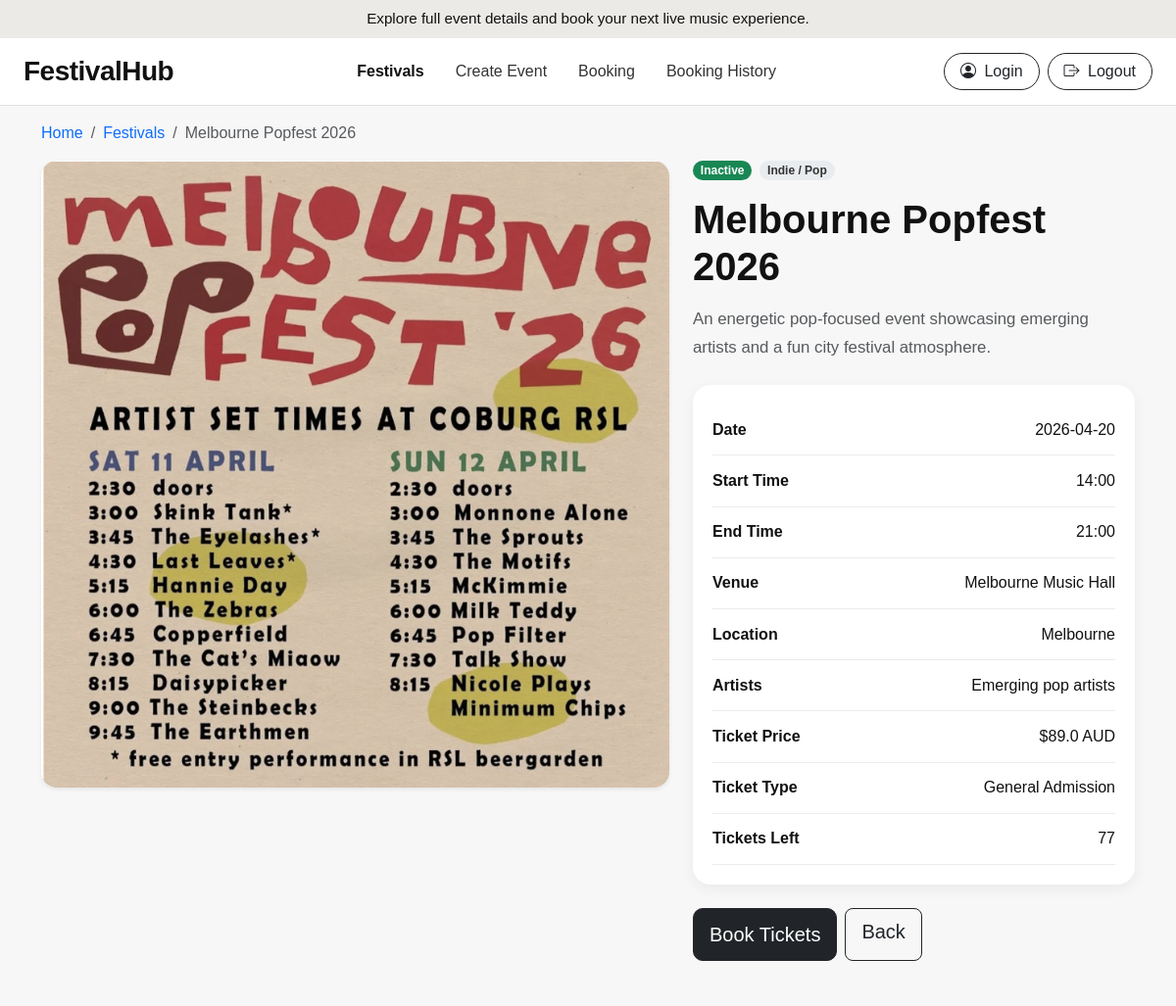
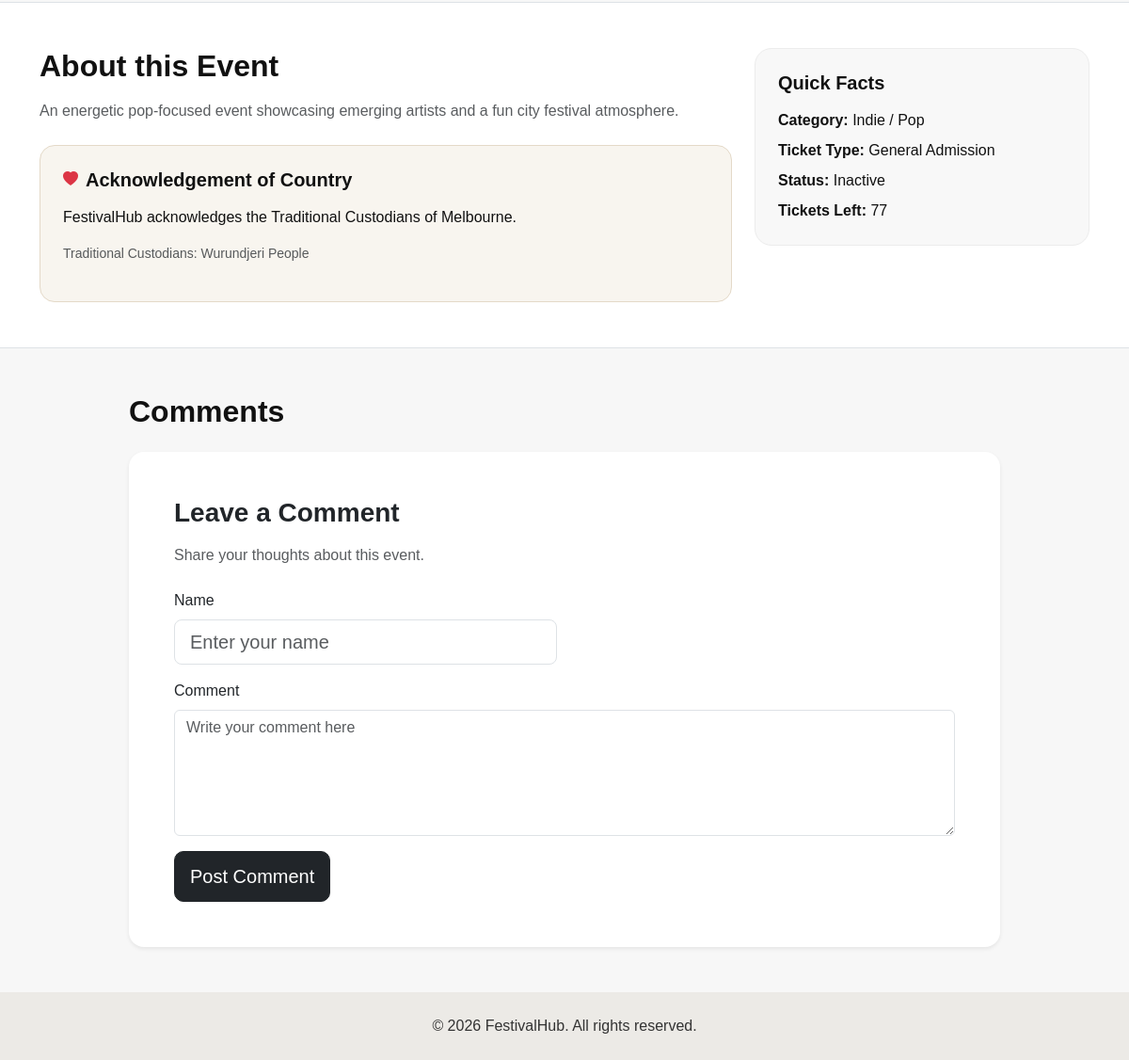
Screenshot of /details/3 with the database file from the repository (2 pictures, top to bottom).
### festivalhub/models.py (models this page shows, shortened)
class Event(db.Model):
    __tablename__ = 'events'
    id = db.Column(db.Integer, primary_key=True)
    creator_id = db.Column(
        db.Integer,
        db.ForeignKey('users.id'),
        nullable=True
    )
    name = db.Column(db.String(150), nullable=False)
    category = db.Column(db.String(80), nullable=False)
    date = db.Column(db.String(80), nullable=False)
    start_time = db.Column(db.String(50))
    end_time = db.Column(db.String(50))
    description = db.Column(db.Text, nullable=False)
    venue = db.Column(db.String(150), nullable=False)
    location = db.Column(db.String(150), nullable=False)
    artist_lineup = db.Column(db.Text)
    ticket_type = db.Column(db.String(80), default='General Admission')
    tickets_available = db.Column(db.Integer, default=0)
    price = db.Column(db.Float, default=0.0)
    status = db.Column(db.String(30), default='Open')
    image = db.Column(db.String(255))
    acknowledgement_type = db.Column(
        db.String(80),
        default='No Acknowledgement of Country'
    )
    traditional_custodians = db.Column(db.String(150))
    acknowledgement_statement = db.Column(db.Text)
    bookings = db.relationship(
        'Booking',
        backref='event',
        lazy=True,
        cascade='all, delete-orphan'
    )
    comments = db.relationship(
        'Comment',
        backref='event',
        lazy=True,
        cascade='all, delete-orphan'
    )

### festivalhub/views.py (the view, shortened to what this page needs)
@mainbp.route('/details', defaults={'event_id': None}, methods=['GET', 'POST'])
@mainbp.route('/details/<int:event_id>', methods=['GET', 'POST'])
def details(event_id):
    if event_id is None:
        event = Event.query.first()
    else:
        event = Event.query.get_or_404(event_id)
    comment_form = CommentForm()
    comments = Comment.query.filter_by(event_id=event.id).all()
    return render_template(
        'event-details.html',
        event=event,
        comment_form=comment_form,
        comments=comments,
        can_manage_event=user_can_manage_event(event)
    )

### festivalhub/forms.py
class CommentForm(FlaskForm):
    user_name = StringField(
        'Name',
        validators=[DataRequired(), Length(max=120)]
    )
    comment_text = TextAreaField(
        'Comment',
        validators=[DataRequired()]
    )
    submit = SubmitField('Post Comment')

### festivalhub/views.py (called while the page is built)
def user_can_manage_event(event):
    if not current_user.is_authenticated:
        return False
    if event.creator_id is None:
        return True
    return event.creator_id == current_user.id

### festivalhub/templates/event-details.html (shortened to what this page needs)
<!DOCTYPE html>
<html lang="en">
<head>
    <link href="https://cdn.jsdelivr.net/npm/bootstrap@5.3.3/dist/css/bootstrap.min.css" rel="stylesheet">
    <link rel="stylesheet" href="https://cdn.jsdelivr.net/npm/bootstrap-icons@1.11.3/font/bootstrap-icons.min.css">
    <link rel="stylesheet" href="{{ url_for('static', filename='style/style.css') }}">
</head>
<body>
    <div class="top-banner text-center py-2">
        Explore full event details and book your next live music experience.
    </div>
    <nav class="navbar navbar-expand-lg navbar-light bg-white border-bottom sticky-top">
        <div class="container-fluid px-4">
            <a class="navbar-brand fw-bold fs-3" href="/">FestivalHub</a>
            <div class="navbar-collapse">
                <ul class="navbar-nav mx-auto gap-lg-3">
                    <li class="nav-item"><a class="nav-link active" href="/">Festivals</a></li>
                    <li class="nav-item"><a class="nav-link" href="/create">Create Event</a></li>
                    <li class="nav-item"><a class="nav-link" href="/booking">Booking</a></li>
                    <li class="nav-item"><a class="nav-link" href="/bookings">Booking History</a></li>
                </ul>
                <a href="/login" class="btn btn-outline-dark rounded-pill px-3 me-2">
                    <i class="bi bi-person-circle me-1"></i> Login
                </a>
                <a href="/logout" class="btn btn-outline-dark rounded-pill px-3">
                    <i class="bi bi-box-arrow-right me-1"></i> Logout
                </a>
            </div>
        </div>
    </nav>
    <section class="container py-3">
        <nav aria-label="breadcrumb">
            <ol class="breadcrumb mb-0">
                <li class="breadcrumb-item">
                    <a href="/" class="text-decoration-none">Home</a>
                </li>
                <li class="breadcrumb-item">
                    <a href="/" class="text-decoration-none">Festivals</a>
                </li>
                <li class="breadcrumb-item active" aria-current="page">
                    {{ event.name }}
                </li>
            </ol>
        </nav>
    </section>
    <section class="container pb-5">
        <div class="row g-4">
            <div class="col-lg-7">
                {% if event.image %}
                <img src="{{ url_for('static', filename='img/' + event.image) }}" alt="{{ event.name }} Poster"
                    class="img-fluid rounded-4 shadow-sm event-detail-image">
                {% endif %}
            </div>
            <div class="col-lg-5">
                <div class="mb-3 d-flex gap-2 flex-wrap">
                    <span class="badge rounded-pill text-bg-success">
                        {{ event.status }}
                    </span>
                    <span class="badge rounded-pill category-badge">
                        {{ event.category }}
                    </span>
                </div>
                <h1 class="fw-bold mb-3">
                    {{ event.name }}
                </h1>
                <p class="event-lead text-muted mb-4">
                    {{ event.description }}
                </p>
                <div class="event-info-card mb-4">
                    <div class="event-info-row">
                        <span class="event-label">Date</span>
                        <span>{{ event.date }}</span>
                    </div>
                    <div class="event-info-row">
                        <span class="event-label">Start Time</span>
                        <span>{{ event.start_time }}</span>
                    </div>
                    <div class="event-info-row">
                        <span class="event-label">End Time</span>
                        <span>{{ event.end_time }}</span>
                    </div>
                    <div class="event-info-row">
                        <span class="event-label">Venue</span>
                        <span>{{ event.venue }}</span>
                    </div>
                    <div class="event-info-row">
                        <span class="event-label">Location</span>
                        <span>{{ event.location }}</span>
                    </div>
                    <div class="event-info-row">
                        <span class="event-label">Artists</span>
                        <span>{{ event.artist_lineup }}</span>
                    </div>
                    <div class="event-info-row">
                        <span class="event-label">Ticket Price</span>
                        <span>${{ event.price }} AUD</span>
                    </div>
                    <div class="event-info-row">
                        <span class="event-label">Ticket Type</span>
                        <span>{{ event.ticket_type }}</span>
                    </div>
                    <div class="event-info-row">
                        <span class="event-label">Tickets Left</span>
                        <span>{{ event.tickets_available }}</span>
                    </div>
                </div>
                <div class="d-grid gap-2 d-md-flex flex-wrap">
                    {% if event.status == 'Cancelled' %}
                    <button type="button" class="btn btn-secondary btn-lg" disabled>
                        Event Cancelled
                    </button>
                    {% elif current_user.is_authenticated %}
                    <a href="{{ url_for('main.booking', event_id=event.id) }}" class="btn btn-dark btn-lg">
                        Book Tickets
                    </a>
                    {% else %}
                    <button type="button" class="btn btn-dark btn-lg" data-bs-toggle="modal"
                        data-bs-target="#commentLoginModal">
                        Book Tickets
                    </button>
                    {% endif %}
                    <a href="/" class="btn btn-outline-dark btn-lg">
                        Back
                    </a>
                </div>
            </div>
        </div>
    </section>
    <section class="bg-white border-top border-bottom py-5">
        <div class="container">
            <div class="row g-4">
                <div class="col-lg-8">
                    <h2 class="fw-bold mb-3">
                        About this Event
                    </h2>
                    <p class="text-muted">
                        {{ event.description }}
                    </p>
                    <div class="acknowledgement-section mt-4 p-4 rounded-4">
                        <div class="d-flex align-items-center mb-3">
                            <i class="bi bi-heart-fill text-danger me-2"></i>
                            <h5 class="fw-bold mb-0">
                                Acknowledgement of Country
                            </h5>
                        </div>
                        <p class="mb-3">
                            {{ event.acknowledgement_statement }}
                        </p>
                        <p class="text-muted small mb-3">
                            Traditional Custodians: {{ event.traditional_custodians }}
                        </p>
                    </div>
                </div>
                <div class="col-lg-4">
                    <div class="quick-facts-card">
                        <h5 class="fw-bold mb-3">
                            Quick Facts
                        </h5>
                        <ul class="list-unstyled mb-0">
                            <li class="mb-2">
                                <strong>Category:</strong> {{ event.category }}
                            </li>
                            <li class="mb-2">
                                <strong>Ticket Type:</strong> {{ event.ticket_type }}
                            </li>
                            <li class="mb-2">
                                <strong>Status:</strong> {{ event.status }}
                            </li>
                            <li class="mb-0">
                                <strong>Tickets Left:</strong> {{ event.tickets_available }}
                            </li>
                        </ul>
                    </div>
                </div>
            </div>
        </div>
    </section>
    <section class="container py-5">
        <div class="row justify-content-center">
            <div class="col-xl-10">
                <h2 class="fw-bold mb-4">
                    Comments
                </h2>
                <div class="card border-0 shadow-sm rounded-4">
                    <div class="card-body p-4 p-md-5">
                        <h3 class="fw-bold mb-3">
                            Leave a Comment
                        </h3>
                        <p class="text-muted mb-4">
                            Share your thoughts about this event.
                        </p>
                        <form method="POST" id="commentForm">
                            <div class="row g-3">
                                <div class="col-md-6">
                                    <label class="form-label">Name</label>
                                    <input type="text" name="user_name" class="form-control form-control-lg"
                                        placeholder="Enter your name" required>
                                </div>
                                <div class="col-12">
                                    <label class="form-label">Comment</label>
                                    <textarea name="comment_text" class="form-control" rows="5"
                                        placeholder="Write your comment here" required></textarea>
                                </div>
                                <div class="col-12">
                                    {% if current_user.is_authenticated %}
                                    <button type="submit" class="btn btn-dark btn-lg">
                                        Post Comment
                                    </button>
                                    {% else %}
                                    <button type="button" class="btn btn-dark btn-lg" data-bs-toggle="modal"
                                        data-bs-target="#commentLoginModal">
                                        Post Comment
                                    </button>
                                    {% endif %}
                                </div>
                            </div>
                        </form>
                    </div>
                </div>
            </div>
        </div>
    </section>
    <footer class="footer-section py-4 text-center">
        <p class="mb-0">
            © 2026 FestivalHub. All rights reserved.
        </p>
    </footer>
</body>
</html>

### festivalhub/static/style/style.css (style rules this page uses)
body { font-family: Arial, sans-serif; background-color: #f7f7f7; color: #111; margin: 0; padding: 0; }
.top-banner { background-color: #eceae6; font-size: 0.95rem; font-weight: 500; }
.navbar { background-color: #fff; }
.navbar-brand { letter-spacing: -0.5px; color: #111 !important; }
.nav-link { color: #333 !important; font-weight: 500; }
.nav-link.active { color: #111 !important; font-weight: 700; }
.card-body { padding: 1.1rem; }
.category-badge { background-color: #e9ecef; color: #333; }
.badge { font-size: 0.75rem; font-weight: 600; }
.btn-dark { border-radius: 10px; padding-top: 0.7rem; padding-bottom: 0.7rem; }
.footer-section { background-color: #eceae6; color: #333; }
.event-detail-image { width: 100%; max-height: 760px; object-fit: cover; border-radius: 18px; }
.event-lead { font-size: 1.05rem; line-height: 1.7; }
.event-info-card { background-color: #ffffff; border-radius: 18px; padding: 1.25rem; box-shadow: 0 4px 14px rgba(0, 0, 0, 0.06); }
.event-info-row { display: flex; justify-content: space-between; gap: 1rem; padding: 0.85rem 0; border-bottom: 1px solid #ececec; }
.event-label { font-weight: 700; min-width: 120px; }
.quick-facts-card { background-color: #f8f8f8; border-radius: 18px; padding: 1.5rem; border: 1px solid #ececec; }
.acknowledgement-section { background-color: #f8f5ef; border: 1px solid #e4d9c8; }

### rows the page displays
Event: name "Melbourne Popfest 2026", image (picture), status "Inactive", category "Indie / Pop", description "An energetic pop-focused event showcasing emerging artists and a fun city festival atmosphere.", date "2026-04-20", start_time "14:00", end_time "21:00", venue "Melbourne Music Hall", location "Melbourne", artist_lineup "Emerging pop artists", price "89.0", ticket_type "General Admission", tickets_available "77", acknowledgement_statement "FestivalHub acknowledges the Traditional Custodians of Melbourne.", traditional_custodians "Wurundjeri People"
